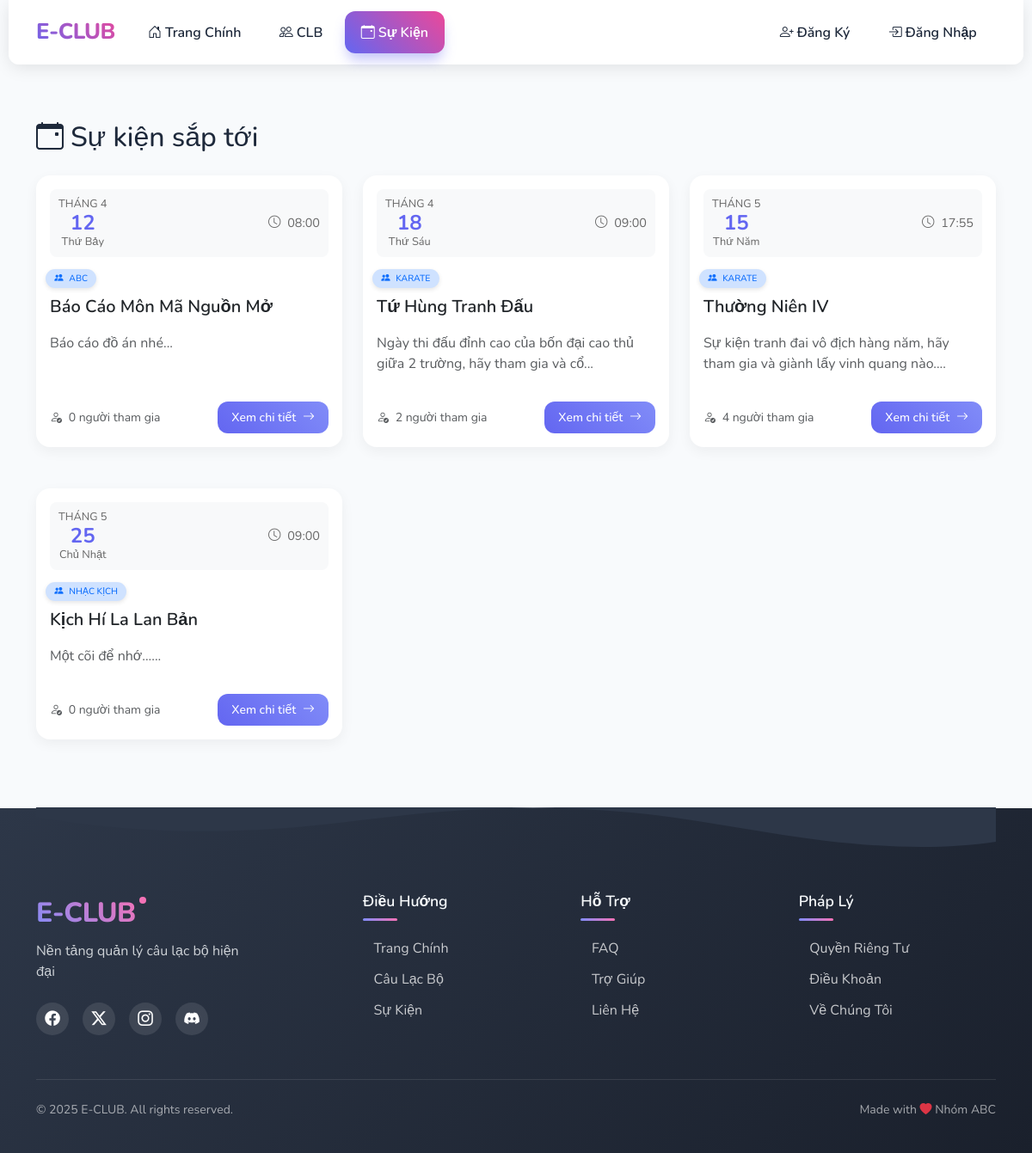
Page /index.php?page=events on the committed database.
### tables this page shows
CREATE TABLE `events` (
  `id` int(11) NOT NULL,
  `club_id` int(11) DEFAULT NULL,
  `title` varchar(200) NOT NULL,
  `description` text DEFAULT NULL,
  `event_date` datetime NOT NULL,
  `status` enum('pending','approved','rejected') DEFAULT 'pending',
  `created_by` int(11) DEFAULT NULL,
  `created_at` timestamp NOT NULL DEFAULT current_timestamp(),
  `notification_before_event` tinyint(1) DEFAULT 0,
  `notification_on_event_day` tinyint(1) DEFAULT 0
);

CREATE TABLE `clubs` (
  `id` int(11) NOT NULL,
  `name` varchar(100) NOT NULL,
  `description` text DEFAULT NULL,
  `created_at` timestamp NOT NULL DEFAULT current_timestamp(),
  `status` enum('active','inactive') NOT NULL DEFAULT 'active',
  `image_url` varchar(255) DEFAULT NULL,
  `bank_info` longtext DEFAULT NULL
);

### pages/events.php (the view, shortened to what the rows shown need)
<?php
if (isset($_GET['id'])) {
    $event_id = sanitize($_GET['id']);
    $can_view = false;
    if (isAdmin()) {
        $can_view = true;
    } else {
        $sql = "SELECT e.*, c.name as club_name
               FROM events e
               INNER JOIN clubs c ON e.club_id = c.id
               LEFT JOIN club_members cm ON c.id = cm.club_id AND cm.user_id = ?
               WHERE e.id = ? AND (e.status = 'approved' OR e.created_by = ?)
               AND (cm.status = 'approved' OR EXISTS (SELECT 1 FROM club_leaders cl WHERE cl.club_id = c.id AND cl.user_id = ?))";
        $stmt = $conn->prepare($sql);
        $stmt->bind_param("iiii", $_SESSION['user_id'], $event_id, $_SESSION['user_id'], $_SESSION['user_id']);
        $stmt->execute();
        $can_view = $stmt->get_result()->num_rows > 0;
    }
    if (!$can_view) {
        flashMessage('Bạn phải là thành viên của câu lạc bộ này !', 'danger');
        redirect('/index.php?page=events');
    }
    $sql = "SELECT e.*, c.name as club_name, COUNT(a.id) as attendance_count
           FROM events e
           INNER JOIN clubs c ON e.club_id = c.id
           LEFT JOIN attendance a ON e.id = a.event_id AND a.status = 'present'
           WHERE e.id = ?
           GROUP BY e.id";
    $stmt = $conn->prepare($sql);
    $stmt->bind_param("i", $event_id);
    $stmt->execute();
    $event = $stmt->get_result()->fetch_assoc();
    if (!$event) {
        flashMessage('Event not found', 'danger');
        redirect('/index.php?page=events');
    }
    if (isLoggedIn() && isset($_POST['mark_attendance'])) {
        $status = sanitize($_POST['status']);
        $event_date = new DateTime($event['event_date']);
        $current_date = new DateTime();
        if ($current_date < $event_date && $status === 'present') {
            flashMessage('Cannot mark present for future events', 'warning');
        } else {
            $sql = "SELECT id FROM attendance WHERE event_id = ? AND user_id = ?";
            $stmt = $conn->prepare($sql);
            $stmt->bind_param("ii", $event_id, $_SESSION['user_id']);
            $stmt->execute();
            $result = $stmt->get_result();
            if ($result->num_rows > 0) {
                $sql = "UPDATE attendance SET status = ? WHERE event_id = ? AND user_id = ?";
                $stmt = $conn->prepare($sql);
                $stmt->bind_param("sii", $status, $event_id, $_SESSION['user_id']);
            } else {
                $sql = "INSERT INTO attendance (event_id, user_id, status) VALUES (?, ?, ?)";
                $stmt = $conn->prepare($sql);
                $stmt->bind_param("iis", $event_id, $_SESSION['user_id'], $status);
            }
            if ($stmt->execute()) {
                flashMessage('Attendance marked successfully');
                redirect('/index.php?page=events&id=' . $event_id);
            } else {
                flashMessage('Failed to mark attendance: ' . $conn->error, 'danger');
            }
        }
    }
    $user_attendance = null;
    if (isLoggedIn()) {
        $sql = "SELECT status FROM attendance WHERE event_id = ? AND user_id = ?";
        $stmt = $conn->prepare($sql);
        $stmt->bind_param("ii", $event_id, $_SESSION['user_id']);
        $stmt->execute();
        $result = $stmt->get_result();
        if ($result->num_rows > 0) {
            $user_attendance = $result->fetch_assoc()['status'];
        }
    }
    $sql = "SELECT u.name, a.status, a.created_at
           FROM attendance a
           INNER JOIN users u ON a.user_id = u.id
           WHERE a.event_id = ?";
    $stmt = $conn->prepare($sql);
    $stmt->bind_param("i", $event_id);
    $stmt->execute();
    $attendees = $stmt->get_result()->fetch_all(MYSQLI_ASSOC);
    ?>
    <div class="container py-4">
        <div class="row g-4">
            <div class="col-md-8">
                <div class="card shadow-sm">
                    <div class="card-header bg-primary text-white p-4">
                        <h2 class="card-title mb-1"><?php echo htmlspecialchars($event['title']); ?></h2>
                        <div class="d-flex align-items-center">
                            <i class="bi bi-people-fill me-2"></i>
                            <span><?php echo htmlspecialchars($event['club_name']); ?></span>
                        </div>
                    </div>
                    <div class="card-body p-4">
                        <div class="row mb-4">
                            <div class="col-md-4">
                                <div class="event-calendar text-center">
                                    <div class="calendar-month bg-light text-primary p-2">
                                        <?php
                                        $months = array(
                                            'January' => 'Tháng 1', 'February' => 'Tháng 2', 'March' => 'Tháng 3',
                                            'April' => 'Tháng 4', 'May' => 'Tháng 5', 'June' => 'Tháng 6',
                                            'July' => 'Tháng 7', 'August' => 'Tháng 8', 'September' => 'Tháng 9',
                                            'October' => 'Tháng 10', 'November' => 'Tháng 11', 'December' => 'Tháng 12'
                                        );
                                        $month = date('F', strtotime($event['event_date']));
                                        echo $months[$month];
                                        ?>
                                    </div>
                                    <div class="calendar-day p-3">
                                        <span class="display-4 fw-bold"><?php echo date('d', strtotime($event['event_date'])); ?></span>
                                        <span class="d-block">
                                            <?php
                                            $days = array(
                                                'Monday' => 'Thứ Hai', 'Tuesday' => 'Thứ Ba', 'Wednesday' => 'Thứ Tư',
                                                'Thursday' => 'Thứ Năm', 'Friday' => 'Thứ Sáu', 'Saturday' => 'Thứ Bảy',
                                                'Sunday' => 'Chủ Nhật'
                                            );
                                            $day = date('l', strtotime($event['event_date']));
                                            echo $days[$day];
                                            ?>
                                        </span>
                                        <span class="d-block text-muted">Năm <?php echo date('Y', strtotime($event['event_date'])); ?></span>
                                    </div>
                                    <div class="calendar-time bg-light text-primary p-2">
                                        <i class="bi bi-clock me-1"></i>
                                        <?php echo date('H:i', strtotime($event['event_date'])); ?>
                                    </div>
                                </div>
                            </div>
                            <div class="col-md-8">
                                <div class="event-stats">
                                    <div class="row g-3">
                                        <div class="col-6">
                                            <div class="p-3 bg-light rounded-3">
                                                <div class="text-muted mb-1">Số người tham gia</div>
                                                <div class="h3 mb-0"><?php echo $event['attendance_count']; ?> người</div>
                                            </div>
                                        </div>
                                        <div class="col-6">
                                            <div class="p-3 bg-light rounded-3">
                                                <div class="text-muted mb-1">Trạng thái</div>
                                                <div class="h5 mb-0">
                                                    <?php if (strtotime($event['event_date']) > time()): ?>
                                                        <span class="badge bg-primary">Sắp diễn ra</span>
                                                    <?php else: ?>
                                                        <span class="badge bg-success">Đã kết thúc</span>
                                                    <?php endif; ?>
                                                </div>
                                            </div>
                                        </div>
                                    </div>
                                </div>
                            </div>
                        </div>
                        <h5 class="mb-3">Chi tiết sự kiện</h5>
                        <div class="event-description mb-4">
                            <?php echo nl2br(htmlspecialchars($event['description'])); ?>
                        </div>
                    </div>
                </div>
            </div>
            <div class="col-md-4">
                <div class="card shadow-sm">
                    <div class="card-header bg-light">
                        <h5 class="card-title mb-0">
                            <i class="bi bi-people me-2"></i>Danh sách điểm danh
                        </h5>
                    </div>
                    <div class="card-body p-0">
                        <div class="list-group list-group-flush">
                            <?php foreach ($attendees as $attendee): ?>
                            <div class="list-group-item">
                                <div class="d-flex justify-content-between align-items-center">
                                    <div>
                                        <div class="fw-500"><?php echo htmlspecialchars($attendee['name']); ?></div>
                                        <small class="text-muted">
                                            <i class="bi bi-clock me-1"></i>
                                            <?php
                                            setlocale(LC_TIME, 'vi_VN');
                                            echo date('d/m/Y - H:i', strtotime($attendee['created_at']));
                                            ?>
                                        </small>
                                    </div>
                                    <span class="badge bg-<?php echo $attendee['status'] === 'present' ? 'success' : 'danger'; ?>">
                                        <?php echo $attendee['status'] === 'present' ? 'Có mặt' : 'Vắng mặt'; ?>
                                    </span>
                                </div>
                            </div>
                            <?php endforeach; ?>
                        </div>
                    </div>
                </div>
            </div>
        </div>
    </div>
<style>
.event-calendar {
    border: 1px solid rgba(0,0,0,0.1);
    border-radius: 10px;
    overflow: hidden;
}
.calendar-month {
    font-weight: 600;
    text-transform: uppercase;
    letter-spacing: 1px;
}
.calendar-day {
    background: white;
}
.calendar-day .display-4 {
    line-height: 1;
    color: var(--primary-color);
}
.event-description {
    line-height: 1.7;
    color: #444;
}
.attendance-form {
    border: 1px solid rgba(0,0,0,0.1);
}
.fw-500 {
    font-weight: 500;
}
</style>
<?php } else {
    $sql = "SELECT e.*, c.name as club_name, COUNT(a.id) as attendance_count
           FROM events e
           INNER JOIN clubs c ON e.club_id = c.id
           LEFT JOIN attendance a ON e.id = a.event_id AND a.status = 'present'
           LEFT JOIN club_members cm ON c.id = cm.club_id AND cm.user_id = ?
           LEFT JOIN club_leaders cl ON c.id = cl.club_id AND cl.user_id = ?
           WHERE e.event_date >= CURDATE()
           AND (? = 1 OR e.status = 'approved' OR e.created_by = ? OR cm.status = 'approved' OR cl.id IS NOT NULL)
           GROUP BY e.id
           ORDER BY e.event_date";
    $stmt = $conn->prepare($sql);
    $is_admin = isAdmin() ? 1 : 0;
    $user_id = isset($_SESSION['user_id']) ? $_SESSION['user_id'] : 0;
    $stmt->bind_param("iiii", $user_id, $user_id, $is_admin, $user_id);
    $stmt->execute();
    $events = $stmt->get_result()->fetch_all(MYSQLI_ASSOC);
    ?>
    <div class="container py-4">
        <div class="row mb-4">
            <div class="col">
                <h2 class="mb-0"><i class="bi bi-calendar-event me-2"></i><?php echo __('upcoming_events'); ?></h2>
            </div>
        </div>
        <div class="row g-4">
            <?php foreach ($events as $event): ?>
            <div class="col-md-4 mb-4">
                <div class="card h-100 event-card">
                    <div class="card-body d-flex flex-column">
                        <div class="event-date-badge mb-3">
                            <?php
                            $event_date = strtotime($event['event_date']);
                            $days = array(
                                'Monday' => 'Thứ Hai', 'Tuesday' => 'Thứ Ba', 'Wednesday' => 'Thứ Tư',
                                'Thursday' => 'Thứ Năm', 'Friday' => 'Thứ Sáu', 'Saturday' => 'Thứ Bảy',
                                'Sunday' => 'Chủ Nhật'
                            );
                            $day = date('l', $event_date);
                            ?>
                            <div class="date-box text-center">
                                <span class="month"><?php echo 'Tháng ' . date('n', $event_date); ?></span>
                                <span class="day"><?php echo date('d', $event_date); ?></span>
                                <span class="weekday"><?php echo $days[$day]; ?></span>
                            </div>
                            <div class="time">
                                <i class="bi bi-clock me-1"></i>
                                <?php echo date('H:i', $event_date); ?>
                            </div>
                        </div>
                        <div class="event-club mb-2">
                            <span class="badge bg-primary-subtle text-primary">
                                <i class="bi bi-people-fill me-1"></i>
                                <?php echo htmlspecialchars($event['club_name']); ?>
                            </span>
                        </div>
                        <h5 class="card-title mb-3"><?php echo htmlspecialchars($event['title']); ?></h5>
                        <p class="card-text text-muted"><?php echo htmlspecialchars(substr($event['description'], 0, 100)) . '...'; ?></p>
                        <div class="event-card-footer mt-auto pt-3">
                            <div class="d-flex justify-content-between align-items-center">
                                <div class="event-stats">
                                    <small class="text-muted">
                                        <i class="bi bi-person-check me-1"></i>
                                        <?php echo $event['attendance_count']; ?> người tham gia
                                    </small>
                                </div>
                                <a href="index.php?page=events&id=<?php echo $event['id']; ?>" class="btn btn-primary btn-sm">
                                    Xem chi tiết
                                    <i class="bi bi-arrow-right ms-1"></i>
                                </a>
                            </div>
                        </div>
                    </div>
                </div>
            </div>
            <?php endforeach; ?>
        </div>
    </div>
<?php } ?>

### rows in the picture
events: event_date "4", event_date "12", event_date "Thứ Bảy", event_date "08:00", club.name "ABC", title "Báo Cáo Môn Mã Nguồn Mở", description "Báo cáo đồ án nhé", attendance_count "0"
events: event_date "4", event_date "18", event_date "Thứ Sáu", event_date "09:00", club.name "KARATE", title "Tứ Hùng Tranh Đấu", description "Ngày thi đấu đỉnh cao của bốn đại cao thủ giữa 2 trường, hãy tham gia và cổ", attendance_count "2"
events: event_date "5", event_date "15", event_date "Thứ Năm", event_date "17:55", club.name "KARATE", title "Thường Niên IV", description "Sự kiện tranh đai vô địch hàng năm, hãy tham gia và giành lấy vinh quang nào.", attendance_count "4"
events: event_date "5", event_date "25", event_date "Chủ Nhật", event_date "09:00", club.name "NHẠC KỊCH", title "Kịch Hí La Lan Bản", description "Một cõi để nhớ...", attendance_count "0"

### other values in the picture
__('upcoming_events') "Sự kiện sắp tới"
APP_NAME "E-CLUB"
